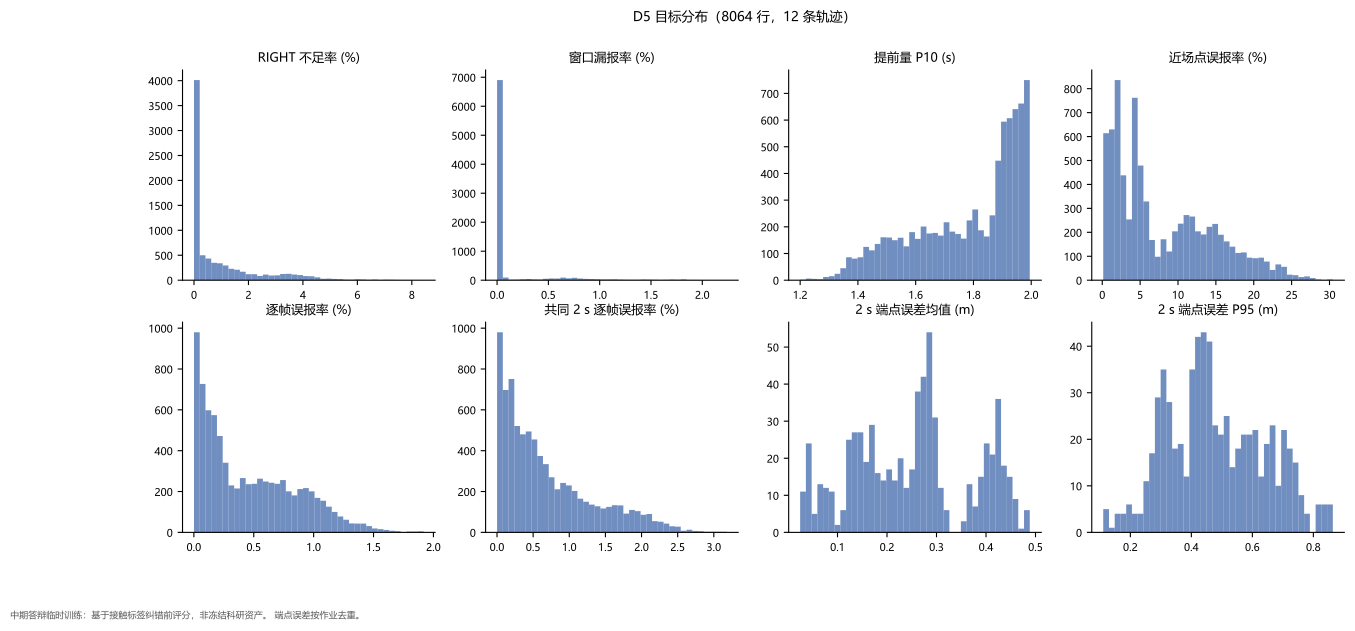

Python code for this plot:
"""Tavotto entry: existing results only; no training, no simulation.
original_plot_code
"""
import sys
from pathlib import Path
LIBRARY=Path(__file__).resolve().parents[1]
SUPPORT=LIBRARY / "site-packages"
if str(SUPPORT) not in sys.path: sys.path.insert(0,str(SUPPORT))
from _support import draw

fig=draw('p0', '01_目标分布_D5')
fig.savefig(Path(__file__).parent / '01_目标分布_D5.pdf')
